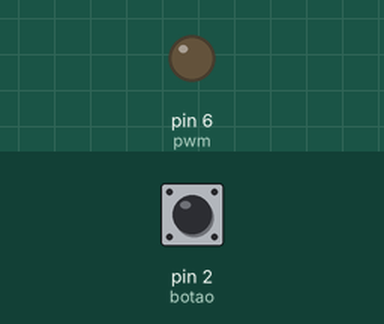
This sketch was run on a simulated Arduino Uno, built with avr-gcc and run on an emulated ATmega328P. On the bench: output pins drawn as LEDs (lit = HIGH). The test bench sets the inputs (shaded band); at power-on: pin 2 (botao) HIGH.

Above: at 5.0 s.
5.1 s: pin 2 (botao) pulled LOW for 0.15 s
At 5.2 s:
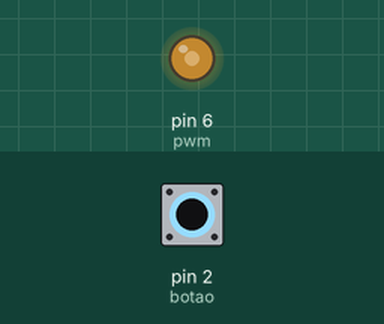
Timing chart, 0 to 8.1 s (numbered marks = the images above; inputs shaded):
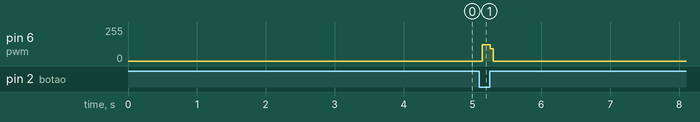

The sketch:

PWM_exercicio1.ino
```cpp
#define pwm PD6
#define botao PD2

int brilho = 0;


ISR(INT0_vect){

  OCR0A = 179;
}

int main(){

//PORTAS
DDRD |= (1 << pwm);
PORTD |= (1 << botao);

//Interrupcao
EICRA = 0;
EIMSK |= (1 << INT0);
sei();

//TIMER PWM
TCCR0A |= (1 << COM0A1) | (1 << WGM01) | (1 << WGM00);
TCCR0B |= (1 << CS00);


while(1){
  OCR0A = 0;
}

}
```

Measured:
- after the input at 5.1 s, pin 6 (pwm): 0/255 → 122/255 at once, → 0/255 0.12 s later
